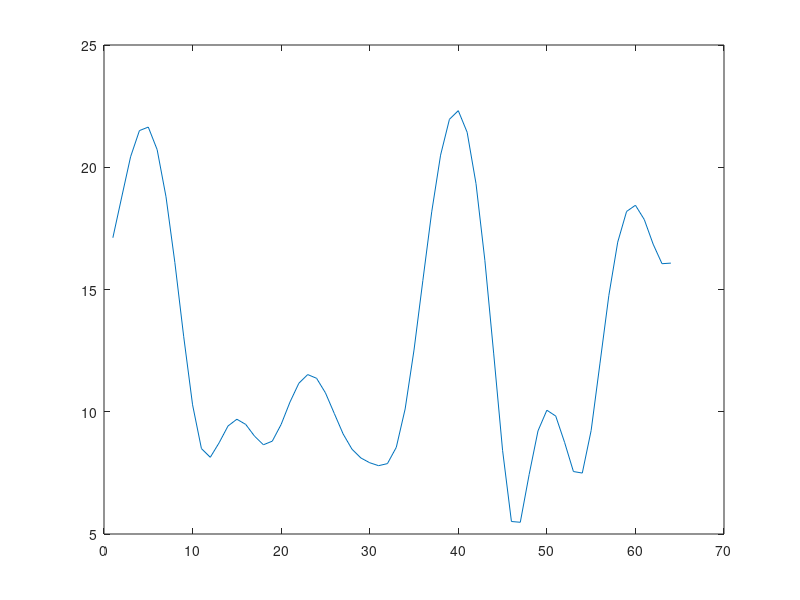

Write MATLAB code to recreate this figure. (Note: this script raises an error after producing the figure.)
tic

clc
addpath(genpath('../BitReversePermutation'));
addpath(genpath('../FixedPointConverter'));

N = 64;
NumOfSamples = 2^3;

a = 5;
x = complex(randi([-a,a],NumOfSamples, 1), randi([-a,a],NumOfSamples, 1))'; % random generation of complex numbers
resfft = fft([x, zeros(56,1)']);
plot(abs(resfft));
hold on

for j=[12:-2:6]
    for k=[5]
        reszp = fft_zp_8_56(x, 1, j, k).';
        plot(abs(reszp));

        em = abs( abs(reszp) - abs(resfft) );
        es = reszp - resfft;

        %plot(em)
        [min(em), max(em)] %#ok<NOPTS>
        [min(es), max(es)] %#ok<NOPTS>
    end
end

toc